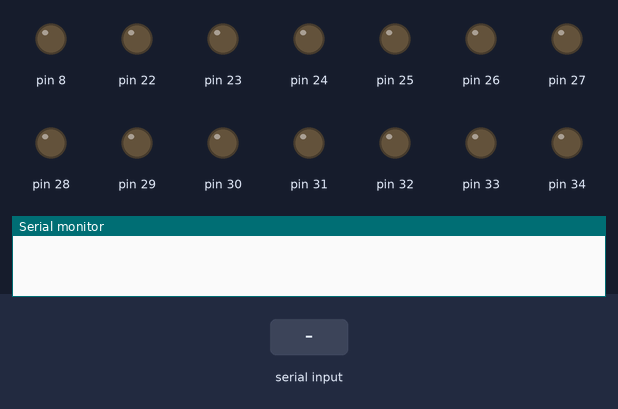
Bench run of a sketch on a simulated Arduino Mega 2560, built with avr-gcc and run on an emulated ATmega2560. Shown: output pins drawn as LEDs (lit = HIGH), the last lines printed to the serial monitor. The inputs (shaded band) are chosen by the test bench.

Above: at 1.2 s.
1.3 s: "1" received over Serial
At 1.8 s:
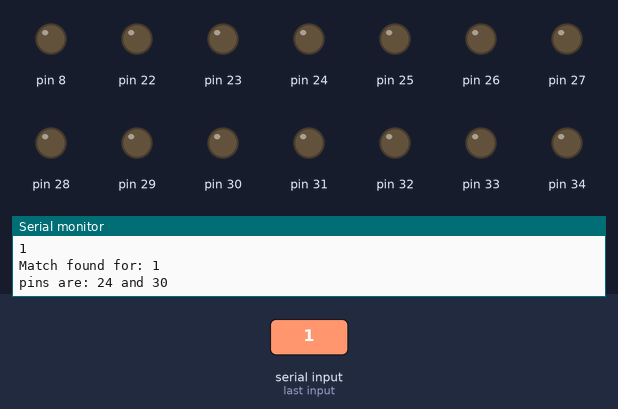
2.9 s: "0" received over Serial
At 3.3 s:
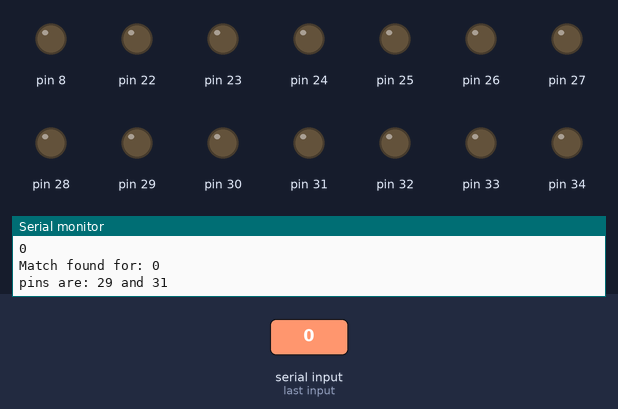
4.4 s: "2" received over Serial
At 5.9 s:
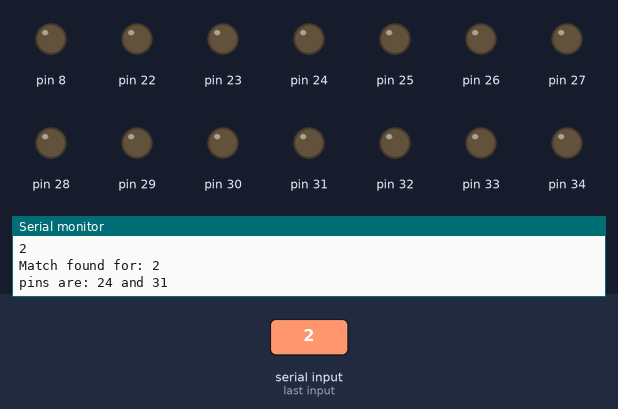
Timing chart, 0 to 7.4 s (numbered marks = the images above; inputs shaded):
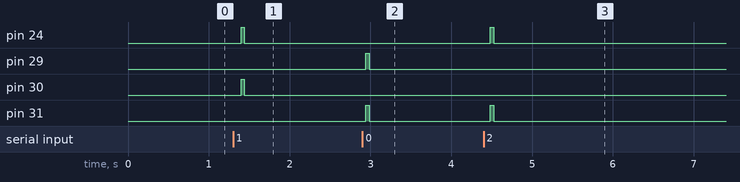

The sketch:

TypeWriter.ino
```cpp
char characters[] = {'a', 'b', 'c', 'd', 'e', 'f', 'g',
                     'h', 'i', 'j', 'k', 'l', 'm', 'n', 'o', 'p', 'q', 'r',
                     's', 't', 'u', 'v', 'w', 'x', 'y', 'z', '1', '2', '3', '4',
                     '5', '6', '7', '8', '9', '0', ' ', ',', 'R', '.'
                    };

int combs[][2] = {
  {23, 35}, {29, 34}, {29, 33}, {26, 35}, {24, 32}, {24, 33}, {24, 35}, {25, 33}, {27, 34}, {25, 35},
  {27, 33}, {27, 35}, {28, 34}, {28, 32}, {26, 32}, {26, 34}, {23, 32}, {24, 34}, {26, 33}, {25, 32},
  {27, 32}, {29, 32}, {23, 34}, {28, 33}, {25, 34}, {23, 33}, {24, 30}, {24, 31}, {25, 30}, {25, 31}, {27, 30}, {27, 31},
  {26, 30}, {26, 31}, {29, 30}, {29, 31}, {22, 36}, {22, 30}, {23, 36}, {22, 31}
};

void setup() {
  Serial.begin(9600);

  //SETUP PINS
  for (int i = 22; i < 37; i++) {
    pinMode(i, OUTPUT);
    digitalWrite(i, LOW);
  }

  pinMode(8, OUTPUT);
}

void loop() {

    Serial.flush();
    if (Serial.available()) {
//      digitalWrite(22, HIGH);
//      digitalWrite(35, HIGH);
//      delay(1000);
//      digitalWrite(22, LOW);
//      digitalWrite(35, LOW);
      Serial.println("got input!");
      printCharacter(Serial.read());
    }
    delay(100);
}

void printCharacter(char c) {
  Serial.println(c);
  int availableCharacters = 40;
  for (int i = 0; i < availableCharacters; i++) {
    if (characters[i] == c) {
      Serial.print("Match found for: ");
      Serial.println(c);
      int pin1 = combs[i][0];
      int pin2 = combs[i][1];
      Serial.print("pins are: ");
      Serial.print(pin1);
      Serial.print(" and ");
      Serial.println(pin2);
      digitalWrite(pin1, HIGH);
      digitalWrite(pin2, HIGH);
      delay(40);
      digitalWrite(pin1, LOW);
      digitalWrite(pin2, LOW);
      return;
    }
  }
  Serial.println("No match found");
}
```

Measured:
- after the input at 1.3 s, pin 24, pin 30: LOW → HIGH after 0.10 s, → LOW 0.04 s later
- after the input at 2.9 s, pin 29, pin 31: LOW → HIGH at once, → LOW 0.04 s later
- after the input at 4.4 s, pin 24, pin 31: LOW → HIGH after 0.08 s, → LOW 0.04 s later
